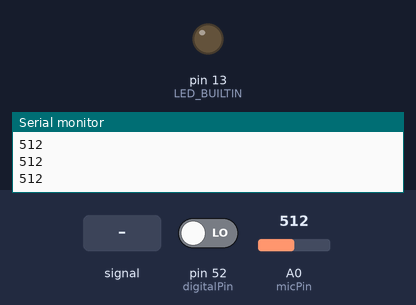
The sketch below on a simulated Arduino Mega 2560, built with avr-gcc and run on an emulated ATmega2560. Parts: output pins drawn as LEDs (lit = HIGH), the last lines printed to the serial monitor. The inputs (shaded band) are chosen by the test bench; at power-on: pin 52 (digitalPin) LOW, A0 (micPin) = 512.

Above: at 1.2 s.
1.3 s: A0 (micPin) fed a 200 Hz sine of ±81 counts around its level
At 2.4 s:
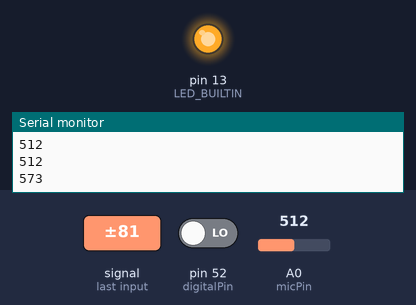
Timing chart, 0 to 8.8 s (numbered marks = the images above; inputs shaded):
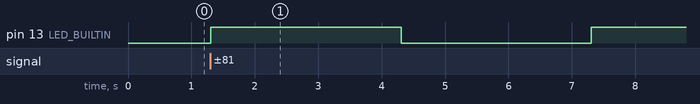

The sketch:

sound_sensor.ino
```cpp
int micPin = A0;
int digitalPin = 52;
int sensorValue = 0;
int digitalState = 0;
int flag = 0;
void setup() {
  // put your setup code here, to run once:
  pinMode(LED_BUILTIN, OUTPUT);
  pinMode(digitalPin, INPUT);
  Serial.begin(9600);
}

void loop() {
  // put your main code here, to run repeatedly:
  sensorValue = analogRead(micPin);
  digitalState = digitalRead(digitalPin);
  Serial.println(sensorValue);
  //Serial.println(digitalState);

  if (sensorValue > 522) {
    if(flag == 0)
    {
      digitalWrite(LED_BUILTIN, HIGH);
      flag = 1;
      delay(3000);
    }
    else
    {digitalWrite(LED_BUILTIN, LOW);
    flag = 0;
    delay(3000);}

  }

  else {
    digitalWrite(LED_BUILTIN, LOW);
  }
}
```

Measured:
- after the input at 1.3 s, pin 13 (LED_BUILTIN): LOW → HIGH at once, → LOW 3.0 s later, → HIGH 3.0 s later
